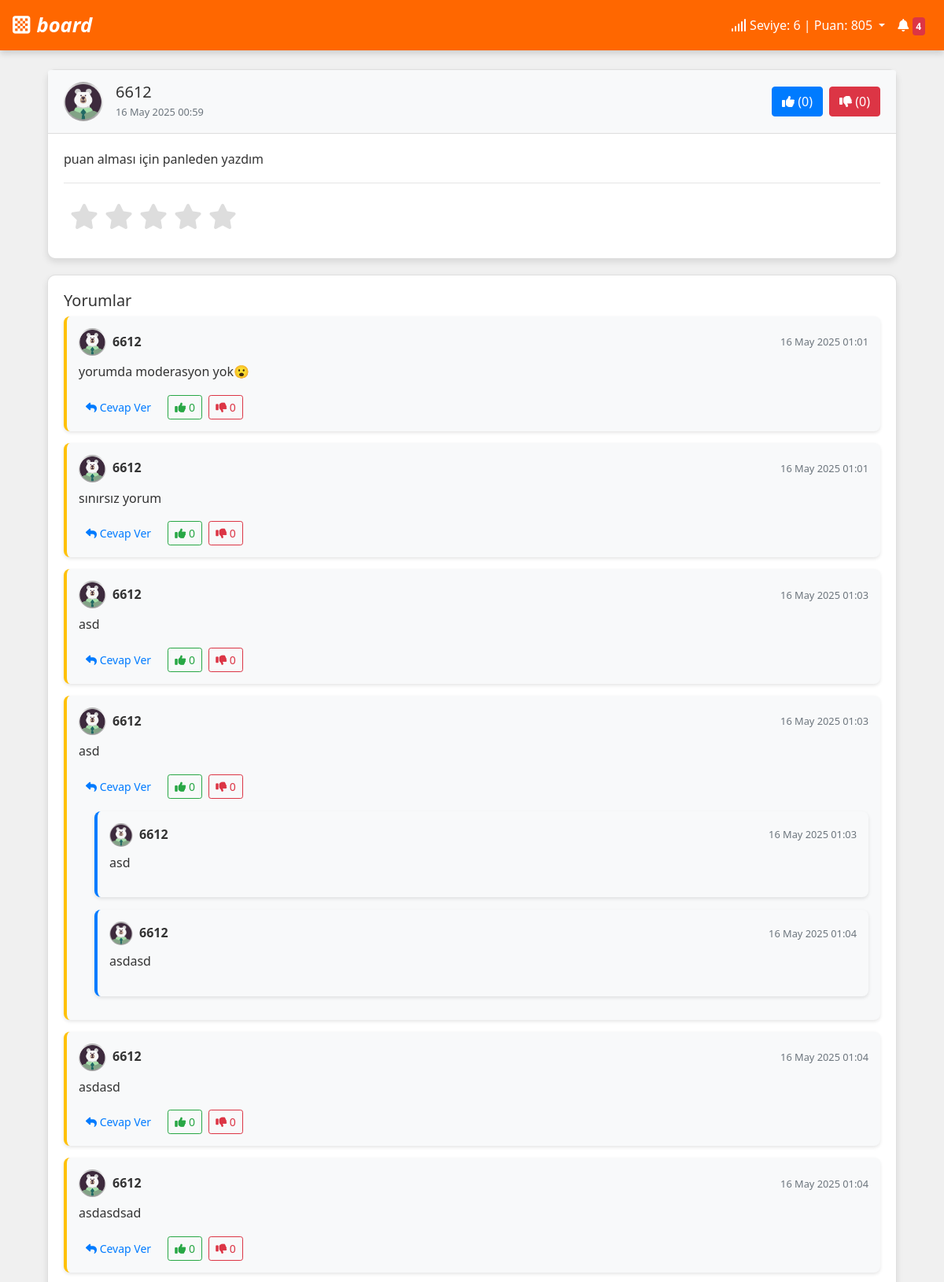
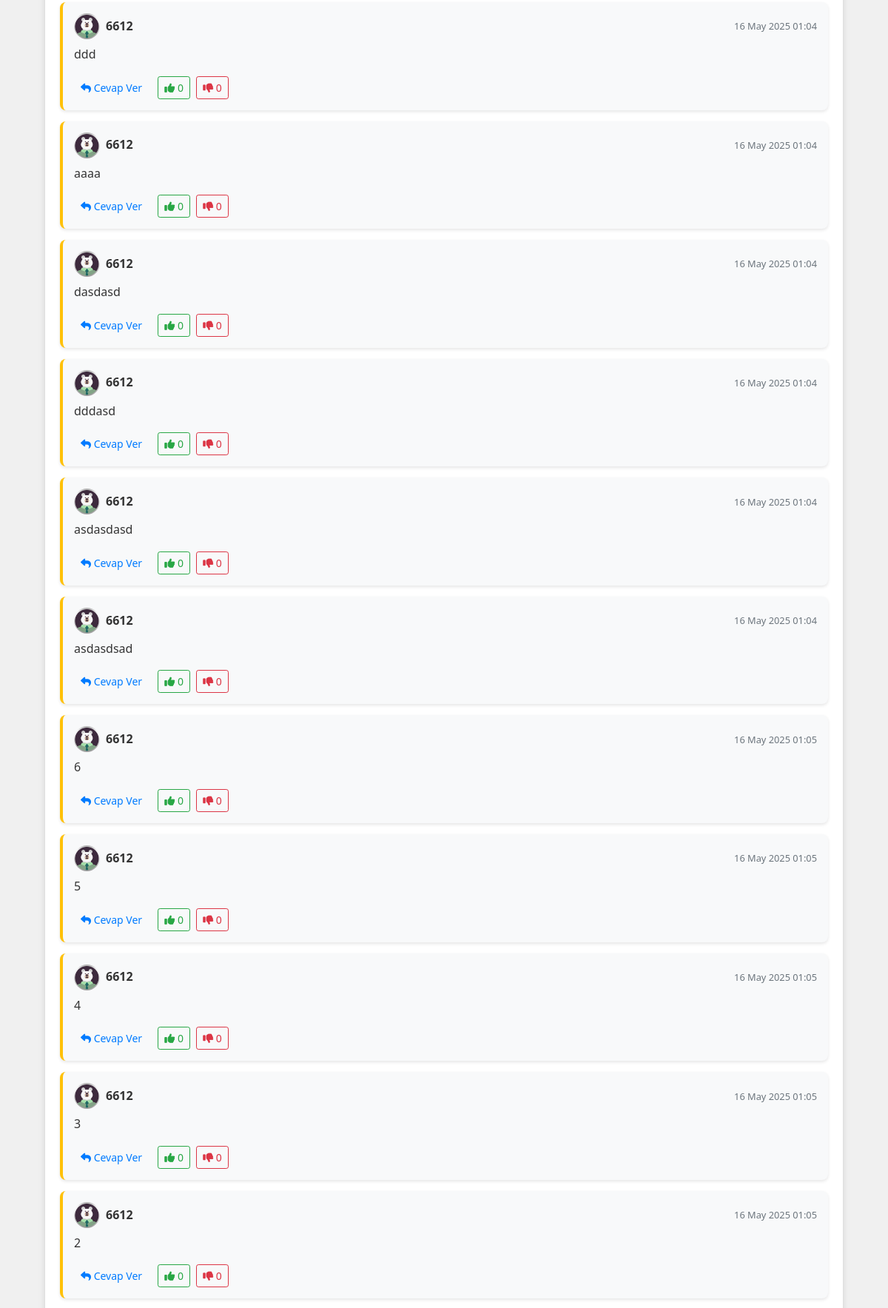
Screenshot of /post/27/ (signed in, upper part) with the database file from the repository (2 pictures, top to bottom).
### posts/models.py (models this page shows, shortened)
class Post(models.Model):
    user = models.ForeignKey(
        settings.AUTH_USER_MODEL,
        on_delete=models.CASCADE,
        verbose_name="Kullanıcı"
    )
    category = models.ForeignKey(
        Category,
        on_delete=models.SET_NULL,
        null=True,
        blank=True,
        verbose_name="Kategori"
    )
    content = models.TextField(verbose_name="İçerik")
    post_type = models.CharField(
        max_length=10,
        choices=POST_TYPES,
        default='text',
        verbose_name="Gönderi Türü"
    )
    media = models.FileField(
        upload_to='posts/',
        null=True,
        blank=True,
        verbose_name="Medya (Resim/Video)"
    )
    is_bold = models.BooleanField(default=False, verbose_name="Kalın Yazı")
    text_color = models.CharField(max_length=20, null=True, blank=True, verbose_name="Yazı Rengi")
    bg_color = models.CharField(max_length=20, null=True, blank=True, verbose_name="Arka Plan Rengi")
    created_at = models.DateTimeField(auto_now_add=True, verbose_name="Oluşturulma Tarihi")
    approved = models.BooleanField(default=False, verbose_name="Onaylandı mı?")
    points_added = models.BooleanField(default=False, verbose_name="Puan Eklendi mi?")
    class Meta:
        verbose_name = "Gönderi"
        verbose_name_plural = "Gönderiler"

class Comment(models.Model):
    post = models.ForeignKey(
        Post,
        related_name='comments',
        on_delete=models.CASCADE,
        verbose_name="Gönderi"
    )
    user = models.ForeignKey(
        settings.AUTH_USER_MODEL,
        related_name='comments',
        on_delete=models.CASCADE,
        verbose_name="Kullanıcı"
    )
    content = models.TextField(verbose_name="Yorum")
    created_at = models.DateTimeField(auto_now_add=True, verbose_name="Yorum Tarihi")
    likes = models.ManyToManyField(
        settings.AUTH_USER_MODEL,
        related_name='comment_likes',
        blank=True,
        verbose_name="Beğeniler"
    )
    dislikes = models.ManyToManyField(
        settings.AUTH_USER_MODEL,
        related_name='comment_dislikes',
        blank=True,
        verbose_name="Beğenmeme"
    )
    parent = models.ForeignKey(
        'self',
        null=True,
        blank=True,
        related_name='replies',
        on_delete=models.CASCADE,
        verbose_name="Yanıt"
    )
    approved = models.BooleanField(default=False, verbose_name="Onaylandı mı?")
    points_added = models.BooleanField(default=False, verbose_name="Puan Eklendi mi?")
    class Meta:
        verbose_name = "Yorum"
        verbose_name_plural = "Yorumlar"

### users/models.py (models this page shows, shortened)
class CustomUser(AbstractUser):
    team = models.ForeignKey('Team', on_delete=models.SET_NULL, null=True, blank=True, related_name='members')
    registration_code = models.CharField('Kayıt Kodu', max_length=6, unique=True, null=True, blank=True)
    gender = models.CharField('Cinsiyet', max_length=10, choices=[('male', 'Erkek'), ('female', 'Kadın'), ('other', 'Diğer')])
    avatar = models.CharField('Avatar', max_length=100, null=True, blank=True)
    registration_code_used = models.CharField('Kullanılan Kayıt Kodu', max_length=6, null=True, blank=True)
    progress = models.OneToOneField(Progress, on_delete=models.CASCADE, null=True, blank=True, related_name='user_progress')
    group = models.ForeignKey('Group', on_delete=models.SET_NULL, null=True, blank=True, related_name='members')
    class Meta:
        verbose_name = 'Kullanıcı'
        verbose_name_plural = 'Kullanıcılar'

### posts/views.py (the view, shortened to what this page needs)
# urls.py: path('post/<int:post_id>/', post_detail_view, name='post_detail'),
@login_required(login_url='login')
def post_detail_view(request, post_id):
    post = get_object_or_404(Post, id=post_id)
    comments = post.comments.filter(parent=None, approved=True)
    comment_form = CommentForm()
    media_type = None
    if post.media:
        if post.media.url.lower().endswith(('.jpg', '.jpeg', '.png', '.gif')):
            media_type = 'image'
        elif post.media.url.lower().endswith('.mp4'):
            media_type = 'video'
    like_count = post.likes.filter(like_type='like', approved=True).count()
    dislike_count = post.likes.filter(like_type='dislike', approved=True).count()
    rated_users = post.ratings.filter(approved=True)
    user_rating = post.ratings.filter(user=request.user).first()
    user_has_pending_like = post.likes.filter(user=request.user, approved=False).exists()
    user_has_pending_rating = post.ratings.filter(user=request.user, approved=False).exists()
    poll_options = []
    user_poll_vote = None  # Kullanıcının daha önceki seçeneği
    if post.post_type == 'poll' and hasattr(post, 'poll'):
        poll_options = post.poll.options.all()
        try:
            user_poll_vote = PollVote.objects.get(poll=post.poll, user=request.user)
        except PollVote.DoesNotExist:
            user_poll_vote = None
    return render(request, 'post_detail.html', {
        'post': post,
        'comments': comments,
        'comment_form': comment_form,
        'media_type': media_type,
        'like_count': like_count,
        'dislike_count': dislike_count,
        'rated_users': rated_users,
        'user_rating': user_rating.score if user_rating else None,
        'poll_options': poll_options,
        'user_poll_vote': user_poll_vote,
        'user_has_pending_like': user_has_pending_like,
        'user_has_pending_rating': user_has_pending_rating
    })

### posts/templatetags/custom_filters.py (called while the page is built)
@register.filter
def to_int(value):
    try:
        return int(value)
    except (ValueError, TypeError):
        return 0

@register.filter
def has_second_survey_due(user):
    try:
        return user.survey_completion.is_second_survey_due()
    except:
        return False

### users/models.py (called while the page is built)
    def get_level_progress_text(self):
        current_level_threshold = self.LEVEL_THRESHOLDS.get(self.level, 0)
        next_level_threshold = self.LEVEL_THRESHOLDS.get(self.level + 1, current_level_threshold)
        if next_level_threshold == current_level_threshold:
            return f"Seviye {self.level} (Maksimum)"
        progress_in_level = self.points - current_level_threshold
        points_needed_for_next_level = next_level_threshold - current_level_threshold
        return f"Seviye {self.level} ({progress_in_level}/{points_needed_for_next_level})"

    def is_second_survey_due(self):
        if not self.completed or self.second_survey_completed:
            return False
        if self.completed_at:
            from django.utils import timezone
            import datetime
            seven_days_later = self.completed_at + datetime.timedelta(days=7)
            return timezone.now() >= seven_days_later
        return False

### users/utils.py (called while the page is built)
def get_leaderboard_url(user):
    if not user.group:
        return None  # Grup yoksa leaderboard URL'si de yok
    if user.group.name in ['A', 'B']:
        return reverse('group_leaderboard')
    elif user.group.name in ['C', 'D', 'F']:
        return reverse('team_leaderboard')
    else:
        return None

### templates/post_detail.html (shortened to what this page needs)
{% extends 'base.html' %}
{% load static %}
{% load custom_filters %}
{% block content %}
<div class="container mt-4">
    <div class="card">
        <div class="card-header d-flex justify-content-between align-items-center">
            <div class="d-flex align-items-center">
                <img src="{% static 'images/'|add:post.user.avatar %}"
                     alt="Avatar"
                     class="rounded-circle mr-3"
                     width="50" height="50">
                <div>
                    {% if post.user.team and post.user.group.name in 'CDF' %}
                        <h5 class="mb-0">{{ post.user.team.name }}</h5>
                        <small class="text-muted">Takım Üyesi</small>
                    {% else %}
                        <h5 class="mb-0">{{ post.user.username }}</h5>
                        <small class="text-muted">
                            {{ post.created_at|date:"d M Y H:i" }}
                        </small>
                    {% endif %}
                </div>
            </div>
            <div class="d-flex align-items-center">
                <form method="post" action="{% url 'like_post' post.id %}" class="d-flex">
                    <button type="submit" class="btn btn-primary mr-2" name="like_type" value="like">
                        <i class="fas fa-thumbs-up"></i> ({{ like_count }})
                    </button>
                    <button type="submit" class="btn btn-danger" name="like_type" value="dislike">
                        <i class="fas fa-thumbs-down"></i> ({{ dislike_count }})
                    </button>
                </form>
            </div>
        </div>
<div class="card-body">
    <p>{{ post.content }}</p>
    <hr>
    <div class="rating mt-3">
        {% for i in "54321" %}
            <label for="rating-{{ i }}" onclick="submitRating({{ i }})">
                <i class="fas fa-star"></i>
            </label>
        {% endfor %}
    </div>
</div>
    </div>
    <div class="card">
        <div class="card-body">
            <h5>Yorumlar</h5>
            {% for comment in comments %}
                <div class="comment">
                    <div class="d-flex justify-content-between align-items-center">
                        <div class="d-flex align-items-center">
                            <img src="{% static 'images/'|add:comment.user.avatar %}"
                                 alt="{{ comment.user.username }}'nin Avatarı"
                                 class="rounded-circle mr-2" width="35" height="35">
                            {% if comment.user.team and comment.user.group.name in 'CDF' %}
                                <span class="team-badge">
                                    <strong class="team-name">{{ comment.user.team.name }}</strong>
                                </span>
                            {% else %}
                                <strong>{{ comment.user.username }}</strong>
                            {% endif %}
                        </div>
                        <small class="text-muted">{{ comment.created_at|date:"d M Y H:i" }}</small>
                    </div>
                    <p class="mt-2">{{ comment.content }}</p>
                    <button class="btn btn-sm btn-link" data-toggle="collapse" data-target="#replyForm{{ comment.id }}">
                        <i class="fas fa-reply"></i> Cevap Ver
                    </button>
                    <form method="post" action="{% url 'like_comment' comment.id %}" class="d-inline-block ml-2">
                        <button type="submit" class="btn btn-sm btn-outline-success">
                            <i class="fas fa-thumbs-up"></i> {{ comment.likes.count }}
                        </button>
                    </form>
                    <form method="post" action="{% url 'dislike_comment' comment.id %}" class="d-inline-block ml-1">
                        <button type="submit" class="btn btn-sm btn-outline-danger">
                            <i class="fas fa-thumbs-down"></i> {{ comment.dislikes.count }}
                        </button>
                    </form>
                    {% for reply in comment.replies.all %}
                        <div class="reply mt-3">
                            <div class="d-flex justify-content-between align-items-center">
                                <div class="d-flex align-items-center">
                                    <img src="{% static 'images/'|add:reply.user.avatar %}"
                                         alt="{{ reply.user.username }} Avatar"
                                         class="rounded-circle mr-2" width="30" height="30">
                                    {% if reply.user.team and reply.user.group.name in 'CDF' %}
                                        <span class="team-badge">
                                            <strong class="team-name">{{ reply.user.team.name }}</strong>
                                        </span>
                                    {% else %}
                                        <strong>{{ reply.user.username }}</strong>
                                    {% endif %}
                                </div>
                                <small class="text-muted">{{ reply.created_at|date:"d M Y H:i" }}</small>
                            </div>
                            <p class="mt-2">{{ reply.content }}</p>
                        </div>
                    {% endfor %}
                </div>
            {% empty %}
                <p class="text-muted">Henüz yorum yok.</p>
            {% endfor %}
        </div>
    </div>
</div>
{% endblock %}

### templates/base.html (style rules this page uses)
body { background-color: #f0f0f0; font-family: 'Segoe UI', Tahoma, Geneva, Verdana, sans-serif; padding-bottom: 80px; color: #333; }

### templates/post_detail.html (style rules this page uses)
.card { border-radius: 10px; box-shadow: 0 4px 8px rgba(0, 0, 0, 0.1); margin-bottom: 20px; }
.card-header { padding: 15px 20px; background-color: #f8f9fa; border-bottom: 1px solid #ddd; border-top-left-radius: 10px; border-top-right-radius: 10px; }
.card-body { padding: 20px; line-height: 1.6; }
.comment, .reply { background-color: #f8f9fa; padding: 15px; margin-bottom: 15px; border-radius: 8px; box-shadow: 0 2px 4px rgba(0, 0, 0, 0.1); }
.comment { border-left: 4px solid #ffc107; }
.reply { border-left: 4px solid #007bff; margin-left: 20px; }
.rating { display: flex; flex-direction: row-reverse; align-items: center; justify-content: flex-end; }
.rating label { font-size: 2rem; color: #ddd; cursor: pointer; margin-left: 0.5rem; transition: transform 0.3s ease, color 0.3s ease; }
.rating label i { color: inherit; }

### rows the page displays
Post: user.avatar (picture), user.username "6612", created_at "16 May 2025 00:59", content "puan alması için panleden yazdım"
Comment: user.avatar (picture), user.username "6612", created_at "16 May 2025 01:01", content "yorumda moderasyon yok😮", likes.count "0", dislikes.count "0"
Comment: user.avatar (picture), user.username "6612", created_at "16 May 2025 01:01", content "sınırsız yorum", likes.count "0", dislikes.count "0"
Comment: user.avatar (picture), user.username "6612", created_at "16 May 2025 01:03", content "asd", likes.count "0", dislikes.count "0"
Comment: user.avatar (picture), user.username "6612", created_at "16 May 2025 01:03", content "asd", likes.count "0", dislikes.count "0"
Comment: user.avatar (picture), user.username "6612", created_at "16 May 2025 01:03", content "asd"
Comment: user.avatar (picture), user.username "6612", created_at "16 May 2025 01:04", content "asdasd"
Comment: user.avatar (picture), user.username "6612", created_at "16 May 2025 01:04", content "asdasd", likes.count "0", dislikes.count "0"
Comment: user.avatar (picture), user.username "6612", created_at "16 May 2025 01:04", content "asdasdsad", likes.count "0", dislikes.count "0"
Comment: user.avatar (picture), user.username "6612", created_at "16 May 2025 01:04", content "ddd", likes.count "0", dislikes.count "0"
Comment: user.avatar (picture), user.username "6612", created_at "16 May 2025 01:04", content "aaaa", likes.count "0", dislikes.count "0"
Comment: user.avatar (picture), user.username "6612", created_at "16 May 2025 01:04", content "dasdasd", likes.count "0", dislikes.count "0"
Comment: user.avatar (picture), user.username "6612", created_at "16 May 2025 01:04", content "dddasd", likes.count "0", dislikes.count "0"
Comment: user.avatar (picture), user.username "6612", created_at "16 May 2025 01:04", content "asdasdasd", likes.count "0", dislikes.count "0"
Comment: user.avatar (picture), user.username "6612", created_at "16 May 2025 01:04", content "asdasdsad", likes.count "0", dislikes.count "0"
Comment: user.avatar (picture), user.username "6612", created_at "16 May 2025 01:05", content "6", likes.count "0", dislikes.count "0"
Comment: user.avatar (picture), user.username "6612", created_at "16 May 2025 01:05", content "5", likes.count "0", dislikes.count "0"
Comment: user.avatar (picture), user.username "6612", created_at "16 May 2025 01:05", content "4", likes.count "0", dislikes.count "0"
Comment: user.avatar (picture), user.username "6612", created_at "16 May 2025 01:05", content "3", likes.count "0", dislikes.count "0"
Comment: user.avatar (picture), user.username "6612", created_at "16 May 2025 01:05", content "2", likes.count "0", dislikes.count "0"

### other values shown
{{ level }} "6"
{{ points }} "805"
{{ like_count }} "0"
{{ dislike_count }} "0"
